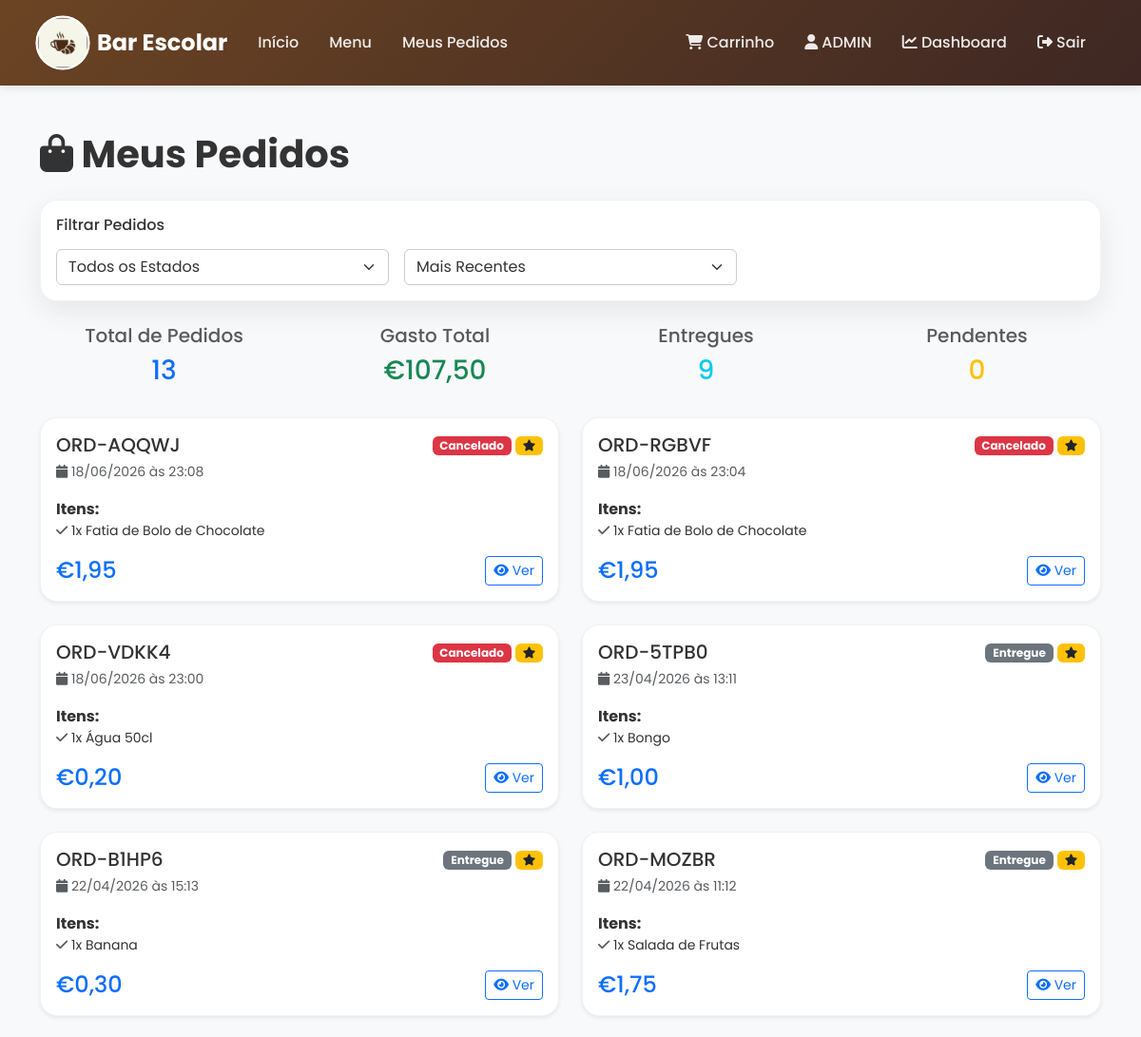
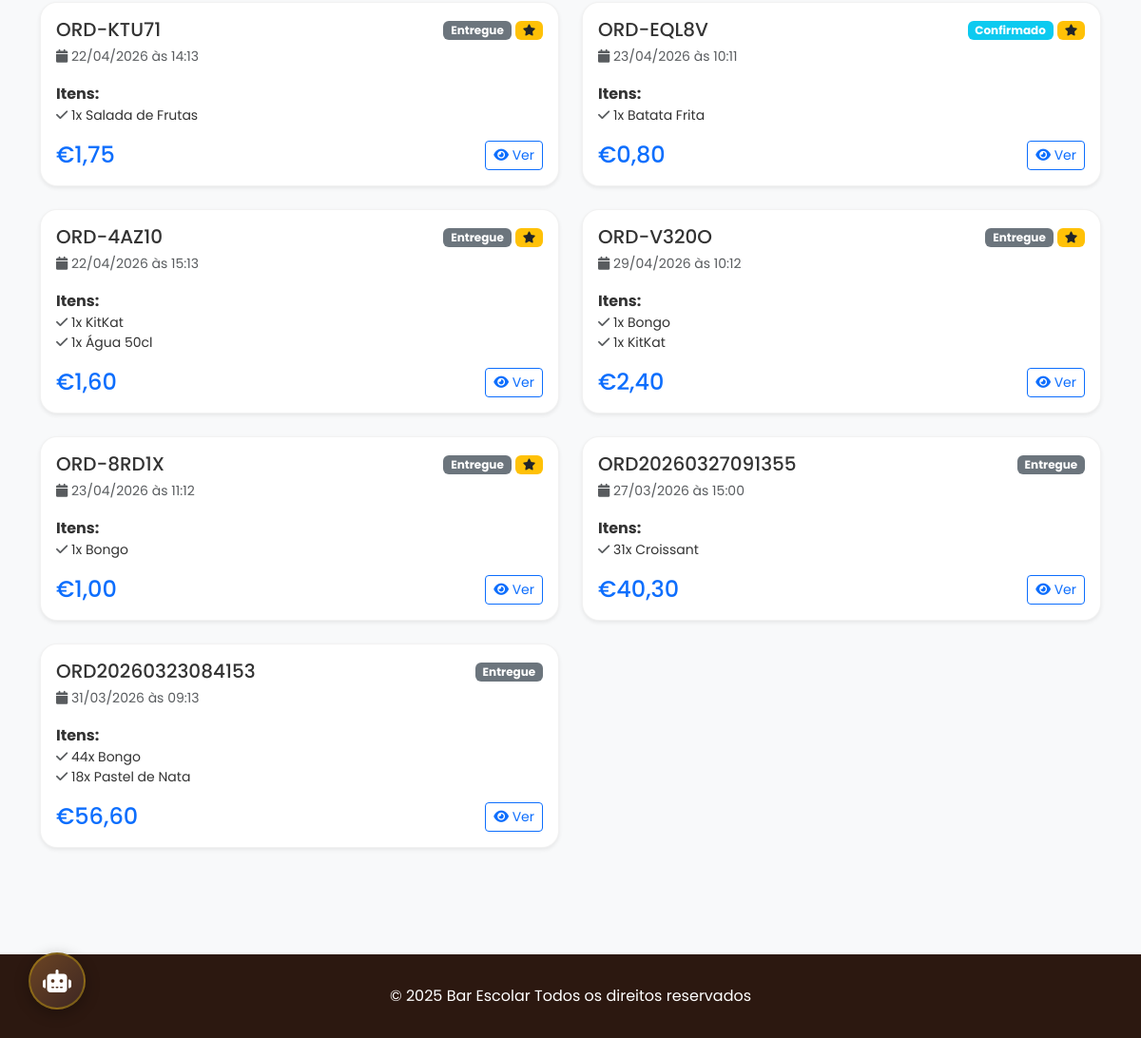
The page /orders/ (signed in) on the database as committed earlier (2 pictures, top to bottom).
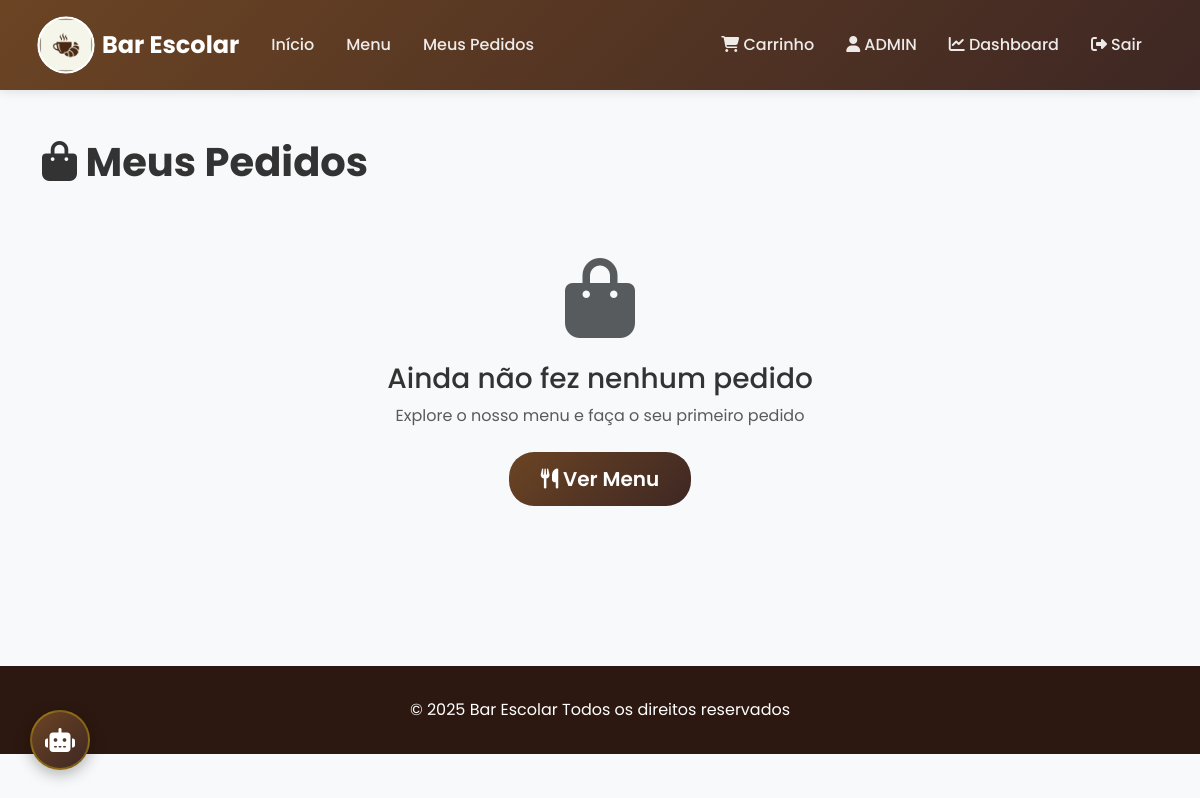
The same page on the database as committed later.
### bar_app/models.py (models this page shows, shortened)
class Order(models.Model):
    STATUS_CHOICES = (
        ('pending', 'Pendente'),
        ('confirmed', 'Confirmado'),
        ('preparing', 'Em Preparação'),
        ('ready', 'Pronto'),
        ('delivered', 'Entregue'),
        ('cancelled', 'Cancelado'),
    )
    PAYMENT_METHOD_CHOICES = (
        ('card', 'Cartão Escolar'),
        ('atm', 'Multibanco'),
    )
    user = models.ForeignKey(User, on_delete=models.CASCADE, related_name='orders', verbose_name='Utilizador')
    order_number = models.CharField(max_length=20, unique=True, editable=False, verbose_name='Número do Pedido')
    status = models.CharField(max_length=20, choices=STATUS_CHOICES, default='pending', verbose_name='Estado')
    payment_method = models.CharField(max_length=10, choices=PAYMENT_METHOD_CHOICES, verbose_name='Método de Pagamento')
    total_amount = models.DecimalField(max_digits=10, decimal_places=2, default=0, verbose_name='Montante Total')
    scheduled_date = models.DateField(verbose_name='Data Agendada')
    scheduled_time = models.TimeField(verbose_name='Hora Agendada')
    notes = models.TextField(blank=True, verbose_name='Notas')
    is_priority = models.BooleanField(default=False, verbose_name='Prioritário')
    created_at = models.DateTimeField(auto_now_add=True, verbose_name='Criado em')
    updated_at = models.DateTimeField(auto_now=True, verbose_name='Atualizado em')
    qr_token = models.CharField(max_length=64, unique=True, blank=True, null=True, verbose_name='Token QR Code')
    picked_up_at = models.DateTimeField(blank=True, null=True, verbose_name='Levantado em')
    picked_up_by = models.ForeignKey(User, on_delete=models.SET_NULL, null=True, blank=True, related_name='picked_up_orders', verbose_name='Levantado por')
    class Meta:
        verbose_name = 'Pedido'
        verbose_name_plural = 'Pedidos'
        ordering = ['-is_priority', 'scheduled_date', 'scheduled_time', 'created_at']
    def get_cancellation_info(self):
        if self.status not in ['pending', 'confirmed']:
            return False, False, Decimal('0.00')
        from django.utils import timezone
        import datetime
        scheduled_dt = timezone.make_aware(datetime.datetime.combine(self.scheduled_date, self.scheduled_time))
        now = timezone.localtime()
        diff = (scheduled_dt - now).total_seconds() / 60
        if diff < 0: # Já passou da hora
            return False, False, Decimal('0.00')
        needs_fine = diff < 15
        fine_amount = self.total_amount * Decimal('0.10') if needs_fine else Decimal('0.00')
        return True, needs_fine, fine_amount
    def can_be_cancelled(self):
        can, _, _ = self.get_cancellation_info()
        return can

class OrderItem(models.Model):
    order = models.ForeignKey(Order, on_delete=models.CASCADE, related_name='items', verbose_name='Pedido')
    product = models.ForeignKey(Product, on_delete=models.PROTECT, verbose_name='Produto')
    quantity = models.IntegerField(validators=[MinValueValidator(1)], verbose_name='Quantidade')
    unit_price = models.DecimalField(max_digits=8, decimal_places=2, verbose_name='Preço Unitário')
    subtotal = models.DecimalField(max_digits=10, decimal_places=2, verbose_name='Subtotal')
    class Meta:
        verbose_name = 'Item de Pedido'
        verbose_name_plural = 'Itens de Pedido'
        ordering = ['product__name']

class Product(models.Model):
    name = models.CharField(max_length=200, verbose_name='Nome')
    description = models.TextField(blank=True, verbose_name='Descrição')
    allergens = models.CharField(max_length=200, blank=True, help_text="Ex: Glúten, Lactose, Frutos Secos", verbose_name='Alergéneos')
    category = models.ForeignKey(Category, on_delete=models.SET_NULL, null=True, related_name='products', verbose_name='Categoria')
    price = models.DecimalField(max_digits=8, decimal_places=2, validators=[MinValueValidator(Decimal('0.01'))], verbose_name='Preço de Venda')
    purchase_price = models.DecimalField(max_digits=8, decimal_places=2, null=True, blank=True, validators=[MinValueValidator(Decimal('0.00'))], verbose_name='Preço de Custo', help_text="Preço pago pelo bar ao fornecedor")
    image = models.ImageField(upload_to='products/', blank=True, null=True, verbose_name='Imagem')
    stock = models.IntegerField(default=0, validators=[MinValueValidator(0)], verbose_name='Stock Atual')
    min_stock = models.IntegerField(default=10, validators=[MinValueValidator(0)], verbose_name='Stock Mínimo')
    expiration_date = models.DateField(blank=True, null=True, help_text="Data de validade do lote atual", verbose_name='Data de Validade')
    is_available = models.BooleanField(default=True, verbose_name='Disponível')
    created_at = models.DateTimeField(default=timezone.now, verbose_name='Criado em')
    updated_at = models.DateTimeField(auto_now=True, verbose_name='Atualizado em')
    class Meta:
        verbose_name = 'Produto'
        verbose_name_plural = 'Produtos'
        ordering = ['category', 'name']

### bar_app/views/orders.py (the view)
# urls.py: path('orders/', views.order_list, name='order_list'),
@login_required
def order_list(request):
    orders = Order.objects.filter(user=request.user)
    status_filter = request.GET.get('status')
    if status_filter:
        orders = orders.filter(status=status_filter)
    sort_filter = request.GET.get('sort', '-created_at')
    if sort_filter in ['created_at', '-created_at', 'total_amount', '-total_amount']:
        orders = orders.order_by(sort_filter)
    else:
        orders = orders.order_by('-created_at')
    from django.db.models import Sum
    total_spent = orders.exclude(status='cancelled').aggregate(total=Sum('total_amount'))['total'] or 0
    delivered_count = orders.filter(status='delivered').count()
    pending_count = orders.filter(status='pending').count()
    context = {
        'orders': orders,
        'total_spent': f"{total_spent:.2f}".replace('.', ','),
        'delivered_count': delivered_count,
        'pending_count': pending_count
    }
    return render(request, 'bar_app/order_list.html', context)

### templates/bar_app/order_list.html (shortened to what the changed rows need)
{% extends 'base.html' %}
{% block content %}
<div class="container py-5">
    <h1 class="mb-4 fw-bold"><i class="fas fa-shopping-bag"></i> Meus Pedidos</h1>
    {% if orders %}
    <div class="card mb-4">
        <div class="card-body">
            <h6 class="card-title mb-3">Filtrar Pedidos</h6>
            <form method="get" class="row g-3">
                <div class="col-md-4">
                    <select name="status" class="form-select" onchange="this.form.submit()">
                        <option value="">Todos os Estados</option>
                    </select>
                </div>
                <div class="col-md-4">
                    <select name="sort" class="form-select" onchange="this.form.submit()">
                        <option value="-created_at" {% if request.GET.sort == '-created_at' %}selected{% endif %}>Mais Recentes</option>
                    </select>
                </div>
                <div class="col-md-4">
                </div>
            </form>
        </div>
    </div>
    <div class="row mb-4">
        <div class="col-md-3">
            <div class="text-center">
                <h5 class="text-muted">Total de Pedidos</h5>
                <h3 class="text-primary">{{ orders.count }}</h3>
            </div>
        </div>
        <div class="col-md-3">
            <div class="text-center">
                <h5 class="text-muted">Gasto Total</h5>
                <h3 class="text-success">€{{ total_spent }}</h3>
            </div>
        </div>
        <div class="col-md-3">
            <div class="text-center">
                <h5 class="text-muted">Entregues</h5>
                <h3 class="text-info">{{ delivered_count }}</h3>
            </div>
        </div>
        <div class="col-md-3">
            <div class="text-center">
                <h5 class="text-muted">Pendentes</h5>
                <h3 class="text-warning">{{ pending_count }}</h3>
            </div>
        </div>
    </div>
    <div class="row g-4">
        {% for order in orders %}
        <div class="col-md-6">
            <div class="card h-100 shadow-sm">
                <div class="card-body">
                    <div class="d-flex justify-content-between align-items-start mb-3">
                        <div>
                            <h5 class="card-title mb-1">{{ order.order_number }}</h5>
                            <small class="text-muted">
                                <i class="fas fa-calendar"></i> {{ order.scheduled_date|date:"d/m/Y" }} às {{ order.scheduled_time|time:"H:i" }}
                            </small>
                        </div>
                        <div>
                            {% if order.status == 'pending' %}
                            <span class="badge bg-warning text-dark">Pendente</span>
                            {% elif order.status == 'confirmed' %}
                            <span class="badge bg-info">Confirmado</span>
                            {% elif order.status == 'preparing' %}
                            <span class="badge bg-primary">Em Preparação</span>
                            {% elif order.status == 'ready' %}
                            <span class="badge bg-success">Pronto</span>
                            {% elif order.status == 'delivered' %}
                            <span class="badge bg-secondary">Entregue</span>
                            {% else %}
                            <span class="badge bg-danger">Cancelado</span>
                            {% endif %}
                            {% if order.is_priority %}
                            <span class="badge bg-warning text-dark"><i class="fas fa-star"></i></span>
                            {% endif %}
                        </div>
                    </div>
                    <div class="mb-3">
                        <strong>Itens:</strong>
                        <ul class="list-unstyled mb-0 small">
                            {% for item in order.items.all %}
                            <li><i class="fas fa-check text-muted"></i> {{ item.quantity }}x {{ item.product.name }}</li>
                            {% endfor %}
                        </ul>
                    </div>
                    <div class="d-flex justify-content-between align-items-center">
                        <h4 class="text-primary mb-0">€{{ order.total_amount }}</h4>
                        <div class="btn-group btn-group-sm" role="group">
                            <a href="{% url 'bar_app:order_detail' order.pk %}" class="btn btn-outline-primary" title="Ver detalhes">
                                <i class="fas fa-eye"></i> Ver
                            </a>
                        </div>
                    </div>
                </div>
            </div>
        </div>
        {% endfor %}
    </div>
    {% else %}
    <div class="text-center py-5">
        <i class="fas fa-shopping-bag fa-5x text-muted mb-4"></i>
        <h3>Ainda não fez nenhum pedido</h3>
        <p class="text-muted mb-4">Explore o nosso menu e faça o seu primeiro pedido</p>
        <a href="{% url 'bar_app:menu' %}" class="btn btn-primary btn-lg">
            <i class="fas fa-utensils"></i> Ver Menu
        </a>
    </div>
    {% endif %}
</div>
{% endblock %}

Rows that differ between the two databases and show on the page:
removed Order: order_number "ORD-AQQWJ", scheduled_date "18/06/2026", scheduled_time "23:08", status "Cancelado", is_priority True (drawn), total_amount "1,95"
removed OrderItem: quantity "1", product.name "Fatia de Bolo de Chocolate", shown under "ORD-AQQWJ"
removed Order: order_number "ORD-RGBVF", scheduled_date "18/06/2026", scheduled_time "23:04", status "Cancelado", is_priority True (drawn), total_amount "1,95"
removed OrderItem: quantity "1", product.name "Fatia de Bolo de Chocolate", shown under "ORD-RGBVF"
removed Order: order_number "ORD-VDKK4", scheduled_date "18/06/2026", scheduled_time "23:00", status "Cancelado", is_priority True (drawn), total_amount "0,20"
removed OrderItem: quantity "1", product.name "Água 50cl", shown under "ORD-VDKK4"
removed Order: order_number "ORD-5TPB0", scheduled_date "23/04/2026", scheduled_time "13:11", status "Entregue", is_priority True (drawn), total_amount "1,00"
removed OrderItem: quantity "1", product.name "Bongo", shown under "ORD-5TPB0"
removed Order: order_number "ORD-B1HP6", scheduled_date "22/04/2026", scheduled_time "15:13", status "Entregue", is_priority True (drawn), total_amount "0,30"
removed OrderItem: quantity "1", product.name "Banana", shown under "ORD-B1HP6"
removed Order: order_number "ORD-MOZBR", scheduled_date "22/04/2026", scheduled_time "11:12", status "Entregue", is_priority True (drawn), total_amount "1,75"
removed OrderItem: quantity "1", product.name "Salada de Frutas", shown under "ORD-MOZBR"
removed Order: order_number "ORD-KTU71", scheduled_date "22/04/2026", scheduled_time "14:13", status "Entregue", is_priority True (drawn), total_amount "1,75"
removed OrderItem: quantity "1", product.name "Salada de Frutas", shown under "ORD-KTU71"
removed Order: order_number "ORD-EQL8V", scheduled_date "23/04/2026", scheduled_time "10:11", status "Confirmado", is_priority True (drawn), total_amount "0,80"
removed OrderItem: quantity "1", product.name "Batata Frita", shown under "ORD-EQL8V"
removed Order: order_number "ORD-4AZ10", scheduled_date "22/04/2026", scheduled_time "15:13", status "Entregue", is_priority True (drawn), total_amount "1,60"
removed OrderItem: quantity "1", product.name "KitKat", shown under "ORD-4AZ10"
removed OrderItem: quantity "1", product.name "Água 50cl", shown under "ORD-4AZ10"
removed Order: order_number "ORD-V320O", scheduled_date "29/04/2026", scheduled_time "10:12", status "Entregue", is_priority True (drawn), total_amount "2,40"
removed OrderItem: quantity "1", product.name "Bongo", shown under "ORD-V320O"
removed OrderItem: quantity "1", product.name "KitKat", shown under "ORD-V320O"
removed Order: order_number "ORD-8RD1X", scheduled_date "23/04/2026", scheduled_time "11:12", status "Entregue", is_priority True (drawn), total_amount "1,00"
removed OrderItem: quantity "1", product.name "Bongo", shown under "ORD-8RD1X"
removed Order: order_number "ORD20260327091355", scheduled_date "27/03/2026", scheduled_time "15:00", status "Entregue", total_amount "40,30"
removed OrderItem: quantity "31", product.name "Croissant", shown under "ORD20260327091355"
removed Order: order_number "ORD20260323084153", scheduled_date "31/03/2026", scheduled_time "09:13", status "Entregue", total_amount "56,60"
removed OrderItem: quantity "44", product.name "Bongo", shown under "ORD20260323084153"
removed OrderItem: quantity "18", product.name "Pastel de Nata", shown under "ORD20260323084153"
Other text that changed with them:
form field status: "Todos os Estados" → (not shown)
form field sort: "Mais Recentes" → (not shown)
{{ orders.count }}: "13" → (not shown)
{{ total_spent }}: "107,50" → (not shown)
{{ delivered_count }}: "9" → (not shown)
{{ pending_count }}: "0" → (not shown)
text no longer shown: "Filtrar Pedidos Total de Pedidos Gasto Total € Entregues Pendentes"
text now shown: "Ainda não fez nenhum pedido Explore o nosso menu e faça o seu primeiro pedido Ver Menu"
